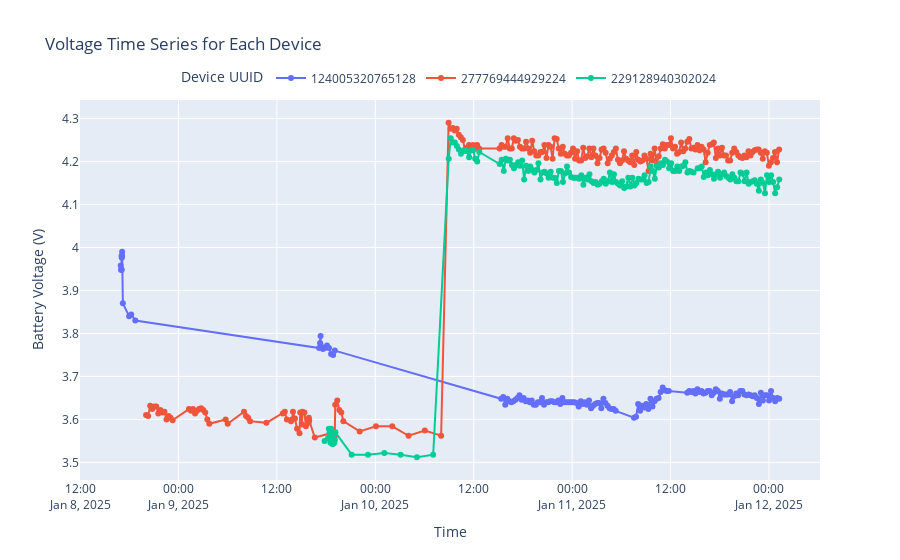

The cell this chart's notebook holds for it:
### Code cell
import pandas as pd
import plotly.express as px

# Fetch all documents from the collection
documents = collection.find(
    {}, {"meta.uuid": 1, "time.server.UTC": 1, "meta.power.battery.voltage": 1})

# Prepare data for plotting
data = []
for doc in documents:
    # Extract relevant fields
    uuid = doc.get("meta", {}).get("uuid")
    if isinstance(uuid, dict):
        uuid = uuid.get("$numberLong")
    timestamp = doc.get("time", {}).get("server", {}).get("UTC")
    voltage = doc.get("meta", {}).get(
        "power", {}).get("battery", {}).get("voltage")

    # Add to the data list if all fields are present
    if uuid and timestamp and voltage:
        data.append(
            {"UUID": str(uuid), "Timestamp": timestamp, "Voltage": voltage})

# Convert to a DataFrame
df = pd.DataFrame(data)

# Convert Timestamp to datetime for proper plotting
df['Timestamp'] = pd.to_datetime(df['Timestamp'])

# Plot time series for each device with markers
fig = px.line(
    df,
    x="Timestamp",
    y="Voltage",
    color="UUID",
    title="Voltage Time Series for Each Device",
    labels={"Timestamp": "Time",
            "Voltage": "Battery Voltage (V)", "UUID": "Device UUID"},
    markers=True  # Enable markers on the line plot
)

# Move the legend to the top
fig.update_layout(
    legend=dict(
        orientation="h",  # Horizontal legend
        yanchor="bottom",
        y=1.02,  # Position above the plot
        xanchor="center",
        x=0.5  # Center the legend
    )
)

# Show the plot
fig.show()

### Figure 1 — Plotly figure (JSON) as saved in the notebook; plotly's stock layout.template omitted (floating-point values rounded to 4 significant figures; data arrays with more than 128 entries replaced by an {"elided": "..."} marker saying what was removed)
{"data": [{"hovertemplate": "Device UUID=124005320765128<br>Time=%{x}<br>Battery Voltage (V)=%{y}<extra></extra>", "legendgroup": "124005320765128", "line": {"color": "#636efa", "dash": "solid"}, "marker": {"symbol": "circle"}, "mode": "lines+markers", "name": "124005320765128", "orientation": "v", "showlegend": true, "type": "scatter", "x": {"elided": "145 str values"}, "xaxis": "x", "y": {"elided": "145 float values"}, "yaxis": "y"}, {"hovertemplate": "Device UUID=277769444929224<br>Time=%{x}<br>Battery Voltage (V)=%{y}<extra></extra>", "legendgroup": "277769444929224", "line": {"color": "#EF553B", "dash": "solid"}, "marker": {"symbol": "circle"}, "mode": "lines+markers", "name": "277769444929224", "orientation": "v", "showlegend": true, "type": "scatter", "x": {"elided": "218 str values"}, "xaxis": "x", "y": {"elided": "218 float values"}, "yaxis": "y"}, {"hovertemplate": "Device UUID=229128940302024<br>Time=%{x}<br>Battery Voltage (V)=%{y}<extra></extra>", "legendgroup": "229128940302024", "line": {"color": "#00cc96", "dash": "solid"}, "marker": {"symbol": "circle"}, "mode": "lines+markers", "name": "229128940302024", "orientation": "v", "showlegend": true, "type": "scatter", "x": {"elided": "171 str values"}, "xaxis": "x", "y": {"elided": "171 float values"}, "yaxis": "y"}], "layout": {"legend": {"orientation": "h", "title": {"text": "Device UUID"}, "tracegroupgap": 0, "x": 0.5, "xanchor": "center", "y": 1.02, "yanchor": "bottom"}, "title": {"text": "Voltage Time Series for Each Device"}, "xaxis": {"anchor": "y", "domain": [0, 1], "title": {"text": "Time"}}, "yaxis": {"anchor": "x", "domain": [0, 1], "title": {"text": "Battery Voltage (V)"}}}}
